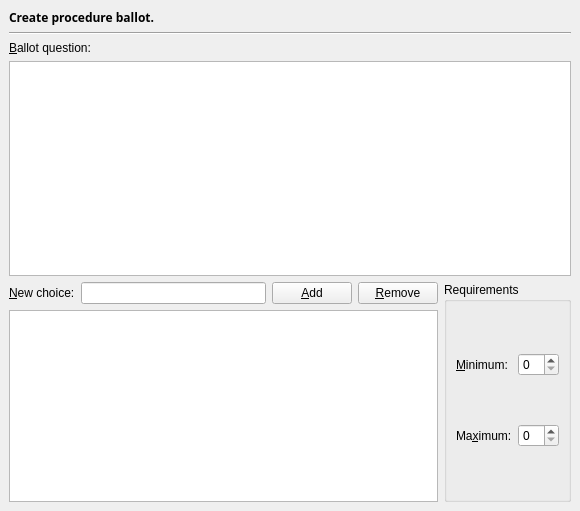
<ui version="4.0" >
 <class>ProcWizardChoicesPage</class>
 <widget class="QWidget" name="ProcWizardChoicesPage" >
  <property name="geometry" >
   <rect>
    <x>0</x>
    <y>0</y>
    <width>580</width>
    <height>511</height>
   </rect>
  </property>
  <property name="windowTitle" >
   <string>Form</string>
  </property>
  <layout class="QGridLayout" >
   <property name="margin" >
    <number>9</number>
   </property>
   <property name="spacing" >
    <number>6</number>
   </property>
   <item row="4" column="1" >
    <widget class="QGroupBox" name="groupBox" >
     <property name="title" >
      <string>Requirements</string>
     </property>
     <layout class="QGridLayout" >
      <property name="margin" >
       <number>9</number>
      </property>
      <property name="spacing" >
       <number>6</number>
      </property>
      <item row="1" column="0" >
       <widget class="QLabel" name="label_5" >
        <property name="whatsThis" >
         <string>&lt;html>&lt;head>&lt;meta name="qrichtext" content="1" />&lt;style type="text/css">
p, li { white-space: pre-wrap; }
&lt;/style>&lt;/head>&lt;body style=" font-family:'Sans Serif'; font-size:9pt; font-weight:400; font-style:normal; text-decoration:none;">
&lt;p style=" margin-top:0px; margin-bottom:0px; margin-left:0px; margin-right:0px; -qt-block-indent:0; text-indent:0px;">This is the maximum number of choices that the voter is allowed to choose.&lt;/p>&lt;/body>&lt;/html></string>
        </property>
        <property name="text" >
         <string>Ma&amp;ximum:</string>
        </property>
        <property name="buddy" >
         <cstring>maximumSpinBox</cstring>
        </property>
       </widget>
      </item>
      <item row="0" column="0" >
       <widget class="QLabel" name="label_2" >
        <property name="whatsThis" >
         <string>&lt;html>&lt;head>&lt;meta name="qrichtext" content="1" />&lt;style type="text/css">
p, li { white-space: pre-wrap; }
&lt;/style>&lt;/head>&lt;body style=" font-family:'Sans Serif'; font-size:9pt; font-weight:400; font-style:normal; text-decoration:none;">
&lt;p style=" margin-top:0px; margin-bottom:0px; margin-left:0px; margin-right:0px; -qt-block-indent:0; text-indent:0px;">This is the minimum number of choices that the voting is required to select.&lt;/p>&lt;/body>&lt;/html></string>
        </property>
        <property name="text" >
         <string>&amp;Minimum:</string>
        </property>
        <property name="buddy" >
         <cstring>minimumSpinBox</cstring>
        </property>
       </widget>
      </item>
      <item row="1" column="1" >
       <widget class="QSpinBox" name="maximumSpinBox" />
      </item>
      <item row="0" column="1" >
       <widget class="QSpinBox" name="minimumSpinBox" />
      </item>
     </layout>
    </widget>
   </item>
   <item row="4" column="0" >
    <layout class="QVBoxLayout" >
     <property name="margin" >
      <number>0</number>
     </property>
     <property name="spacing" >
      <number>6</number>
     </property>
     <item>
      <layout class="QHBoxLayout" >
       <property name="margin" >
        <number>0</number>
       </property>
       <property name="spacing" >
        <number>6</number>
       </property>
       <item>
        <widget class="QLabel" name="label_3" >
         <property name="text" >
          <string>&amp;New choice:</string>
         </property>
         <property name="buddy" >
          <cstring>newchoiceLineEdit</cstring>
         </property>
        </widget>
       </item>
       <item>
        <widget class="QLineEdit" name="newchoiceLineEdit" >
         <property name="whatsThis" >
          <string>&lt;html>&lt;head>&lt;meta name="qrichtext" content="1" />&lt;/head>&lt;body style=" white-space: pre-wrap; font-family:Sans Serif; font-size:9pt; font-weight:400; font-style:normal; text-decoration:none;">&lt;p style=" margin-top:0px; margin-bottom:0px; margin-left:0px; margin-right:0px; -qt-block-indent:0; text-indent:0px;">Enter a new choice here.  Once you have entered a new choice, click 'Add' to add it to the list.&lt;/p>&lt;/body>&lt;/html></string>
         </property>
        </widget>
       </item>
       <item>
        <widget class="QPushButton" name="addPushButton" >
         <property name="text" >
          <string>&amp;Add</string>
         </property>
        </widget>
       </item>
       <item>
        <widget class="QPushButton" name="removePushButton" >
         <property name="text" >
          <string>&amp;Remove</string>
         </property>
        </widget>
       </item>
      </layout>
     </item>
     <item>
      <widget class="QListWidget" name="choicesListWidget" >
       <property name="whatsThis" >
        <string>&lt;html>&lt;head>&lt;meta name="qrichtext" content="1" />&lt;/head>&lt;body style=" white-space: pre-wrap; font-family:Sans Serif; font-size:9pt; font-weight:400; font-style:normal; text-decoration:none;">&lt;p style=" margin-top:0px; margin-bottom:0px; margin-left:0px; margin-right:0px; -qt-block-indent:0; text-indent:0px;">Displays the list of current choices.  To remove a choice, select the choice and click on the 'Remove' button.&lt;/p>&lt;/body>&lt;/html></string>
       </property>
       <property name="selectionMode" >
        <enum>QAbstractItemView::ExtendedSelection</enum>
       </property>
      </widget>
     </item>
    </layout>
   </item>
   <item row="0" column="0" colspan="2" >
    <widget class="QLabel" name="label_4" >
     <property name="text" >
      <string>&lt;html>&lt;head>&lt;meta name="qrichtext" content="1" />&lt;/head>&lt;body style=" white-space: pre-wrap; font-family:Sans Serif; font-size:10pt; font-weight:400; font-style:normal; text-decoration:none;">&lt;p style=" margin-top:0px; margin-bottom:0px; margin-left:0px; margin-right:0px; -qt-block-indent:0; text-indent:0px; font-size:9pt;">&lt;span style=" font-weight:600;">Create procedure ballot.&lt;/span>&lt;/p>&lt;/body>&lt;/html></string>
     </property>
    </widget>
   </item>
   <item row="1" column="0" colspan="2" >
    <widget class="Line" name="line" >
     <property name="orientation" >
      <enum>Qt::Horizontal</enum>
     </property>
    </widget>
   </item>
   <item row="2" column="0" colspan="2" >
    <widget class="QLabel" name="label" >
     <property name="text" >
      <string>&amp;Ballot question:</string>
     </property>
     <property name="buddy" >
      <cstring>questionTextEdit</cstring>
     </property>
    </widget>
   </item>
   <item row="3" column="0" colspan="2" >
    <widget class="QTextEdit" name="questionTextEdit" >
     <property name="whatsThis" >
      <string>&lt;html>&lt;head>&lt;meta name="qrichtext" content="1" />&lt;/head>&lt;body style=" white-space: pre-wrap; font-family:Sans Serif; font-size:9pt; font-weight:400; font-style:normal; text-decoration:none;">&lt;p style=" margin-top:0px; margin-bottom:0px; margin-left:0px; margin-right:0px; -qt-block-indent:0; text-indent:0px;">Enter the ballot question.  This is the text that will be displayed to the voter along with the choices.&lt;/p>&lt;/body>&lt;/html></string>
     </property>
     <property name="html" >
      <string>&lt;html>&lt;head>&lt;meta name="qrichtext" content="1" />&lt;style type="text/css">
p, li { white-space: pre-wrap; }
&lt;/style>&lt;/head>&lt;body style=" font-family:'Sans Serif'; font-size:9pt; font-weight:400; font-style:normal; text-decoration:none;">
&lt;p style="-qt-paragraph-type:empty; margin-top:0px; margin-bottom:0px; margin-left:0px; margin-right:0px; -qt-block-indent:0; text-indent:0px;">&lt;/p>&lt;/body>&lt;/html></string>
     </property>
    </widget>
   </item>
  </layout>
 </widget>
 <tabstops>
  <tabstop>questionTextEdit</tabstop>
  <tabstop>newchoiceLineEdit</tabstop>
  <tabstop>addPushButton</tabstop>
  <tabstop>removePushButton</tabstop>
  <tabstop>choicesListWidget</tabstop>
 </tabstops>
 <resources/>
 <connections>
  <connection>
   <sender>newchoiceLineEdit</sender>
   <signal>returnPressed()</signal>
   <receiver>addPushButton</receiver>
   <slot>click()</slot>
   <hints>
    <hint type="sourcelabel" >
     <x>271</x>
     <y>286</y>
    </hint>
    <hint type="destinationlabel" >
     <x>362</x>
     <y>289</y>
    </hint>
   </hints>
  </connection>
 </connections>
</ui>
